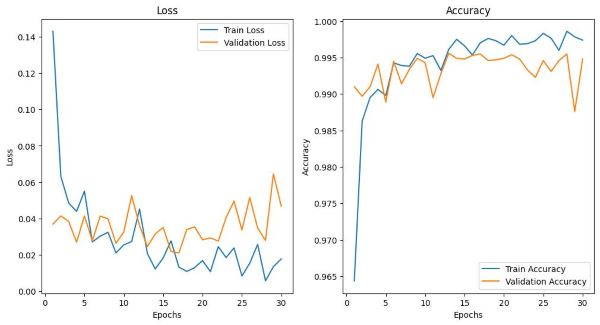

Write the Python code that produced this figure.
import torch

import torchvision.models as models
import torchvision.datasets as datasets
import torchvision.transforms as transforms
import matplotlib.pyplot as plt

from torchsummary import summary
from torch.utils.data import DataLoader
from torchvision.transforms import Lambda

if __name__ == '__main__':

    epochs = 30
    modelPath = 'vgg19_bn.pth'

    transform = transforms.Compose([
        transforms.ToTensor(),
        transforms.Normalize((0.5,), (0.5,)),
        transforms.Resize((32, 32)),
        Lambda(lambda x: x.repeat(3, 1, 1))
    ])

    vgg19 = models.vgg19_bn(pretrained=True)
    num_features = vgg19.classifier[6].in_features
    vgg19.classifier[6] = torch.nn.Linear(num_features, 10)

    trainDataset = datasets.MNIST(root='./data', train=True, download=True, transform=transform)
    trainLoader = DataLoader(trainDataset, batch_size=32, shuffle=True)
    valDataset = datasets.MNIST(root='./data', train=False, download=True, transform=transform)
    valLoader = DataLoader(valDataset, batch_size=32, shuffle=True)
    
    if torch.cuda.is_available():
        device = torch.device("cuda")
    else:
        print("CUDA not available!")
        device = torch.device("cpu")
    weight_dtype = torch.float32
    vgg19.to(device, dtype=weight_dtype)
    summary(vgg19, (3, 32, 32))

    optimizerParams = {
        'params': vgg19.parameters(),
        'lr': 0.0001,
        'betas': (0.9, 0.999),
        'eps': 1e-8,
        'weight_decay': 0
    }
    
    criterion = torch.nn.CrossEntropyLoss()
    optimizer = torch.optim.Adam(**optimizerParams)

    trainLosses = []
    valLosses = []
    trainAccuracies = []
    valAccuracies = []

    bestAccuracy = 0.0
    bestEpoch = 0
    for epoch in range(epochs):
        vgg19.train()
        trainRunningLoss = 0.0
        trainTotal = 0
        trainCorrect = 0
        for inputs, labels in trainLoader:
            optimizer.zero_grad()

            outputs = vgg19(inputs.to(device, dtype=weight_dtype))
            loss = criterion(outputs, labels.to(device))

            loss.backward()
            optimizer.step()

            _, prediction = torch.max(outputs.data, 1)
            trainTotal += labels.size(0)
            trainCorrect += (prediction == labels.to(device)).sum().item()

            trainRunningLoss += loss.item()
        
        trainLoss = trainRunningLoss / len(trainLoader)
        trainLosses.append(trainLoss)
        trainAccuracy = trainCorrect / trainTotal
        trainAccuracies.append(trainAccuracy)
        

        vgg19.eval()
        valRunningLoss = 0.0
        valTotal = 0
        valCorrect = 0
        with torch.no_grad():
            for inputs, labels in valLoader:
                outputs = vgg19(inputs.to(device))
                loss = criterion(outputs, labels.to(device))
                valRunningLoss += loss.item()

                _, prediction = torch.max(outputs.data, 1)
                valTotal += labels.size(0)
                valCorrect += (prediction == labels.to(device)).sum().item()

        valLoss = valRunningLoss / len(valLoader)
        valLosses.append(valLoss)
        valAccuracy = valCorrect / valTotal
        valAccuracies.append(valAccuracy)

        print(f'Epoch {epoch+1}/{epochs}, Train Loss: {trainLoss}')
        print(f'Epoch {epoch+1}/{epochs}, Train Accuracy: {trainAccuracy}')
        print(f'Epoch {epoch+1}/{epochs}, Validation Loss: {valLoss}')
        print(f'Epoch {epoch+1}/{epochs}, Validation Accuracy: {valAccuracy}')
        

        if valAccuracy > bestAccuracy:
            bestAccuracy = valAccuracy
            bestEpoch = epoch
            torch.save(vgg19.state_dict(), modelPath)
            print(f'Improved Model Saved with Accuracy: {valAccuracy}')
    
    print('Finished Training')
    torch.save(vgg19.state_dict(), modelPath)

    with open('training_log.txt', 'w') as f:
        for epoch in range(epochs):
            f.write(f"{epoch+1}\t{trainLosses[epoch]}\t{trainAccuracies[epoch]}\t{valLosses[epoch]}\t{valAccuracies[epoch]}\n")

    plt.figure(figsize=(12, 6))
    plt.subplot(1, 2, 1)
    plt.plot(range(1, epochs+1), trainLosses, label='Train Loss')
    plt.plot(range(1, epochs+1), valLosses, label='Validation Loss')
    plt.xlabel('Epochs')
    plt.ylabel('Loss')
    plt.title('Loss')
    plt.legend()

    plt.subplot(1, 2, 2)
    plt.plot(range(1, epochs+1), trainAccuracies, label='Train Accuracy')
    plt.plot(range(1, epochs+1), valAccuracies, label='Validation Accuracy')
    plt.xlabel('Epochs')
    plt.ylabel('Accuracy')
    plt.title('Accuracy')
    plt.legend()

    plt.savefig('Loss and Accuracy.jpg', bbox_inches='tight')
